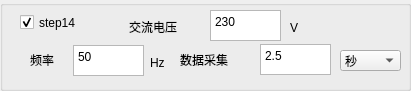
  <widget class="QGroupBox" name="groupBox_17">
   <property name="geometry">
    <rect>
     <x>830</x>
     <y>420</y>
     <width>411</width>
     <height>91</height>
    </rect>
   </property>
   <property name="title">
    <string/>
   </property>
   <widget class="QLabel" name="label_178">
    <property name="geometry">
     <rect>
      <x>30</x>
      <y>50</y>
      <width>41</width>
      <height>20</height>
     </rect>
    </property>
    <property name="text">
     <string>频率</string>
    </property>
   </widget>
   <widget class="QLabel" name="label_182">
    <property name="geometry">
     <rect>
      <x>290</x>
      <y>20</y>
      <width>16</width>
      <height>16</height>
     </rect>
    </property>
    <property name="text">
     <string>V</string>
    </property>
   </widget>
   <widget class="QCheckBox" name="checkBox_S14">
    <property name="geometry">
     <rect>
      <x>20</x>
      <y>12</y>
      <width>91</width>
      <height>21</height>
     </rect>
    </property>
    <property name="text">
     <string>step14</string>
    </property>
    <property name="checked">
     <bool>true</bool>
    </property>
   </widget>
   <widget class="QLabel" name="label_183">
    <property name="geometry">
     <rect>
      <x>129</x>
      <y>17</y>
      <width>71</width>
      <height>20</height>
     </rect>
    </property>
    <property name="text">
     <string>交流电压</string>
    </property>
   </widget>
   <widget class="QTextEdit" name="textEdit_S14_TIME">
    <property name="geometry">
     <rect>
      <x>260</x>
      <y>44</y>
      <width>71</width>
      <height>31</height>
     </rect>
    </property>
    <property name="html">
     <string>&lt;!DOCTYPE HTML PUBLIC &quot;-//W3C//DTD HTML 4.0//EN&quot; &quot;http://www.w3.org/TR/REC-html40/strict.dtd&quot;&gt;
&lt;html&gt;&lt;head&gt;&lt;meta name=&quot;qrichtext&quot; content=&quot;1&quot; /&gt;&lt;style type=&quot;text/css&quot;&gt;
p, li { white-space: pre-wrap; }
&lt;/style&gt;&lt;/head&gt;&lt;body style=&quot; font-family:'宋体'; font-size:10pt; font-weight:400; font-style:normal;&quot;&gt;
&lt;p style=&quot; margin-top:0px; margin-bottom:0px; margin-left:0px; margin-right:0px; -qt-block-indent:0; text-indent:0px;&quot;&gt;&lt;span style=&quot; font-family:'SimSun'; font-size:9pt;&quot;&gt;2.5&lt;/span&gt;&lt;/p&gt;&lt;/body&gt;&lt;/html&gt;</string>
    </property>
   </widget>
   <widget class="QTextEdit" name="textEdit_S14_AC_VOLT">
    <property name="geometry">
     <rect>
      <x>210</x>
      <y>10</y>
      <width>71</width>
      <height>31</height>
     </rect>
    </property>
    <property name="html">
     <string>&lt;!DOCTYPE HTML PUBLIC &quot;-//W3C//DTD HTML 4.0//EN&quot; &quot;http://www.w3.org/TR/REC-html40/strict.dtd&quot;&gt;
&lt;html&gt;&lt;head&gt;&lt;meta name=&quot;qrichtext&quot; content=&quot;1&quot; /&gt;&lt;style type=&quot;text/css&quot;&gt;
p, li { white-space: pre-wrap; }
&lt;/style&gt;&lt;/head&gt;&lt;body style=&quot; font-family:'宋体'; font-size:10pt; font-weight:400; font-style:normal;&quot;&gt;
&lt;p style=&quot; margin-top:0px; margin-bottom:0px; margin-left:0px; margin-right:0px; -qt-block-indent:0; text-indent:0px;&quot;&gt;&lt;span style=&quot; font-family:'SimSun'; font-size:9pt;&quot;&gt;230&lt;/span&gt;&lt;/p&gt;&lt;/body&gt;&lt;/html&gt;</string>
    </property>
   </widget>
   <widget class="QLabel" name="label_184">
    <property name="geometry">
     <rect>
      <x>180</x>
      <y>50</y>
      <width>71</width>
      <height>20</height>
     </rect>
    </property>
    <property name="text">
     <string>数据采集</string>
    </property>
   </widget>
   <widget class="QTextEdit" name="textEdit_S14_AC_FR">
    <property name="geometry">
     <rect>
      <x>73</x>
      <y>45</y>
      <width>71</width>
      <height>31</height>
     </rect>
    </property>
    <property name="html">
     <string>&lt;!DOCTYPE HTML PUBLIC &quot;-//W3C//DTD HTML 4.0//EN&quot; &quot;http://www.w3.org/TR/REC-html40/strict.dtd&quot;&gt;
&lt;html&gt;&lt;head&gt;&lt;meta name=&quot;qrichtext&quot; content=&quot;1&quot; /&gt;&lt;style type=&quot;text/css&quot;&gt;
p, li { white-space: pre-wrap; }
&lt;/style&gt;&lt;/head&gt;&lt;body style=&quot; font-family:'宋体'; font-size:10pt; font-weight:400; font-style:normal;&quot;&gt;
&lt;p style=&quot; margin-top:0px; margin-bottom:0px; margin-left:0px; margin-right:0px; -qt-block-indent:0; text-indent:0px;&quot;&gt;&lt;span style=&quot; font-family:'SimSun'; font-size:9pt;&quot;&gt;50&lt;/span&gt;&lt;/p&gt;&lt;/body&gt;&lt;/html&gt;</string>
    </property>
   </widget>
   <widget class="QComboBox" name="comboBox_S14_TIME">
    <property name="geometry">
     <rect>
      <x>340</x>
      <y>50</y>
      <width>61</width>
      <height>21</height>
     </rect>
    </property>
    <item>
     <property name="text">
      <string>秒</string>
     </property>
    </item>
    <item>
     <property name="text">
      <string>毫秒</string>
     </property>
    </item>
    <item>
     <property name="text">
      <string>分钟</string>
     </property>
    </item>
   </widget>
   <widget class="QLabel" name="label_185">
    <property name="geometry">
     <rect>
      <x>150</x>
      <y>55</y>
      <width>20</width>
      <height>16</height>
     </rect>
    </property>
    <property name="text">
     <string>Hz</string>
    </property>
   </widget>
  </widget>
